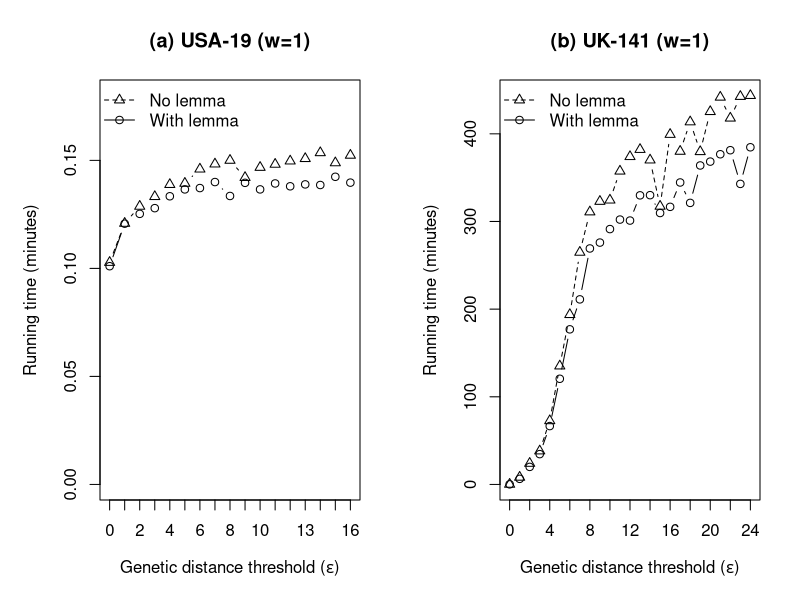

Source code (R):
usa_elapsed <- read.csv("01-elapsed_num.mle-USA/elapsed.csv")
uk_elapsed <- read.csv("02-elapsed_num.mle-UK/elapsed.csv")

usa_elapsed$minutes <- usa_elapsed$milliseconds / (1000 * 60)
uk_elapsed$minutes <- uk_elapsed$milliseconds / (1000 * 60)

tiff("Fig.S3.tiff", width = 12, height = 5, units = "in", res = 600)
par(mfrow = c(1, 2), mar = c(5, 5, 4, 2))

x1 <- usa_elapsed[usa_elapsed$version == "lemma", ]
x2 <- usa_elapsed[usa_elapsed$version == "no_lemma", ]
x1 <- x1[order(x1$epsilon), ]
x2 <- x2[order(x2$epsilon), ]

plot(x1$epsilon, x1$minutes, type = "b", pch = 1, lty = 1, lwd = 1, col = "black",
     xlab = expression("Genetic distance threshold (" * epsilon * ")"),
     ylab = "Running time (minutes)",
     main = "(a) USA-19 (w=1)",
     xaxt = "n",
     xlim = c(0, max(usa_elapsed$epsilon, na.rm = TRUE)),
     ylim = c(0, 0.18))

lines(x2$epsilon, x2$minutes, type = "b", pch = 2, lty = 2, lwd = 1, col = "black")
axis(1, at = seq(0, max(usa_elapsed$epsilon, na.rm = TRUE), by = 1))
legend("topleft", legend = c("No lemma", "With lemma"),
       pch = c(2, 1), lty = c(2, 1), lwd = 1, col = "black", bty = "n")

x1 <- uk_elapsed[uk_elapsed$version == "lemma", ]
x2 <- uk_elapsed[uk_elapsed$version == "no_lemma", ]
x1 <- x1[order(x1$epsilon), ]
x2 <- x2[order(x2$epsilon), ]

plot(x1$epsilon, x1$minutes, type = "b", pch = 1, lty = 1, lwd = 1, col = "black",
     xlab = expression("Genetic distance threshold (" * epsilon * ")"),
     ylab = "Running time (minutes)",
     main = "(b) UK-141 (w=1)",
     xaxt = "n",
     xlim = c(0, max(uk_elapsed$epsilon, na.rm = TRUE)),
     ylim = c(0, max(uk_elapsed$minutes, na.rm = TRUE)))

lines(x2$epsilon, x2$minutes, type = "b", pch = 2, lty = 2, lwd = 1, col = "black")
axis(1, at = seq(0, max(uk_elapsed$epsilon, na.rm = TRUE), by = 2))
legend("topleft", legend = c("No lemma", "With lemma"),
       pch = c(2, 1), lty = c(2, 1), lwd = 1, col = "black", bty = "n")

dev.off()
